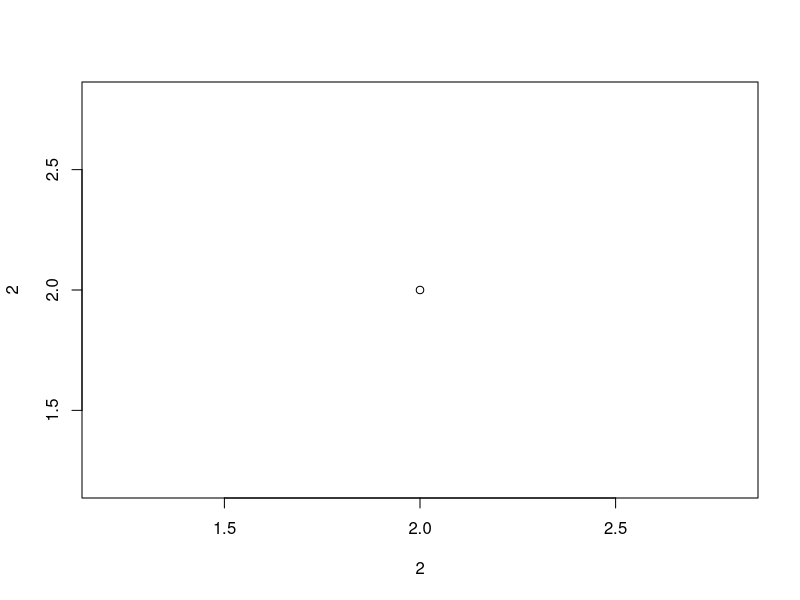
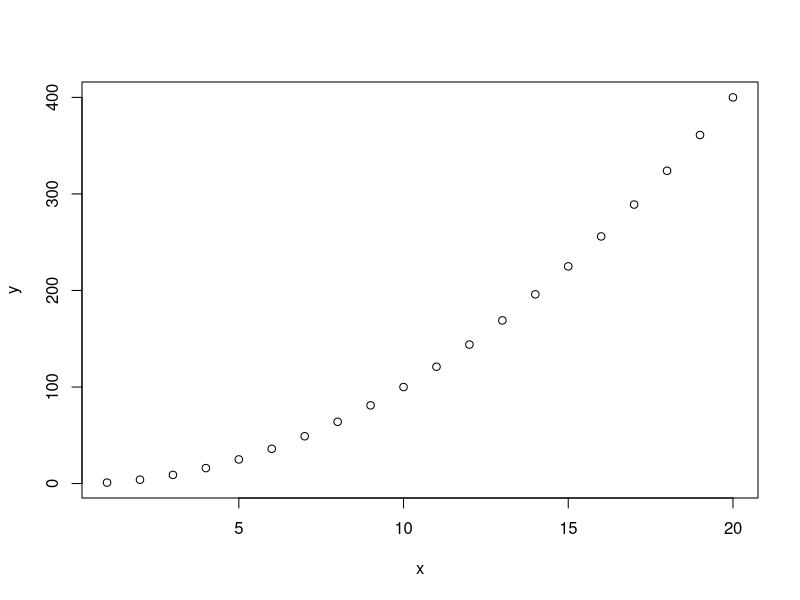
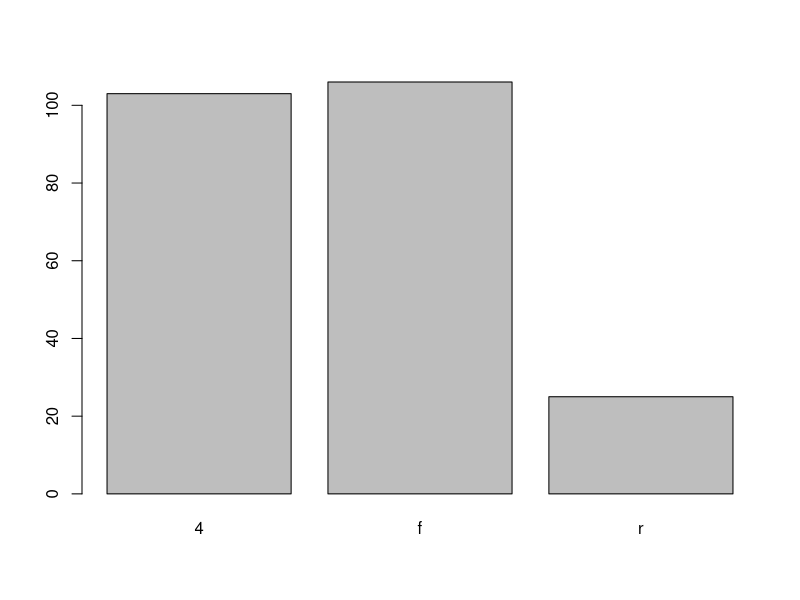
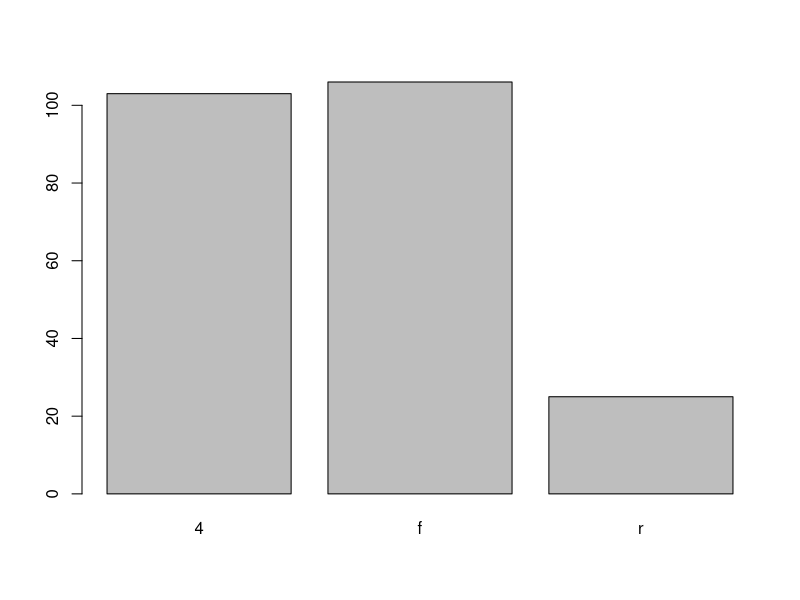
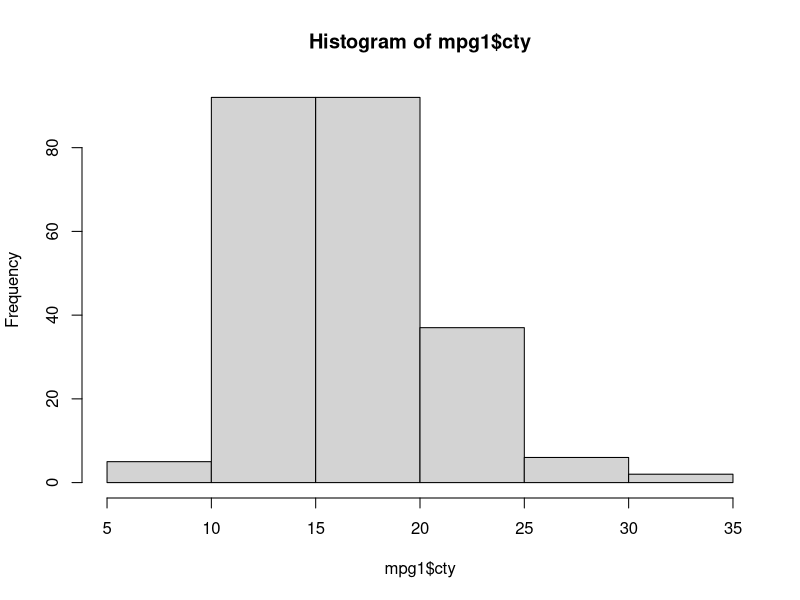
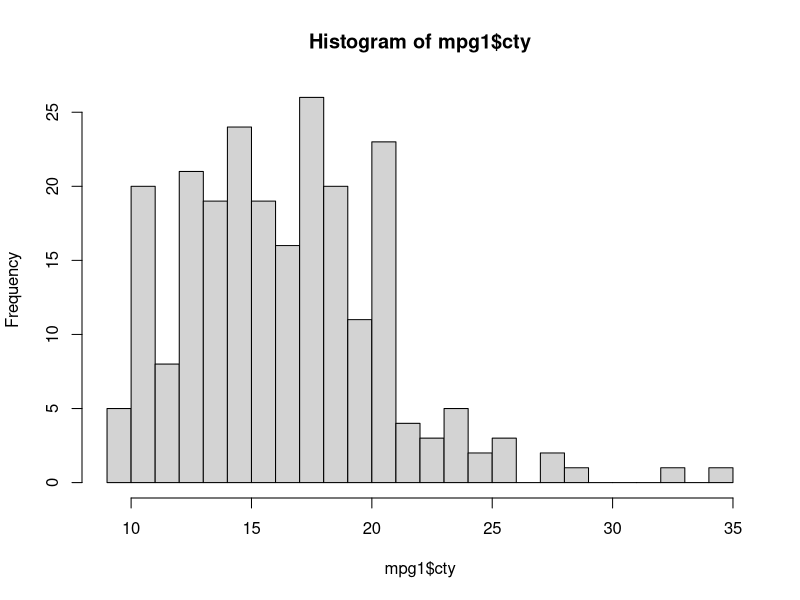
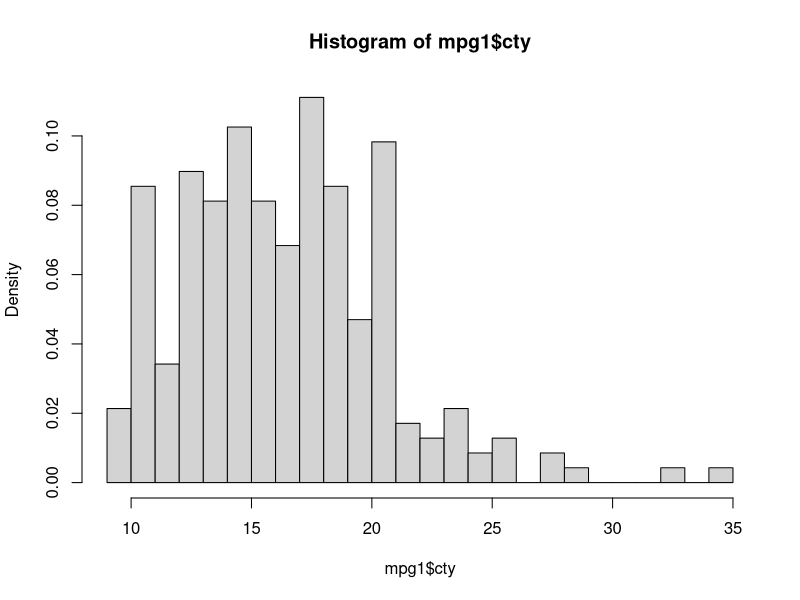
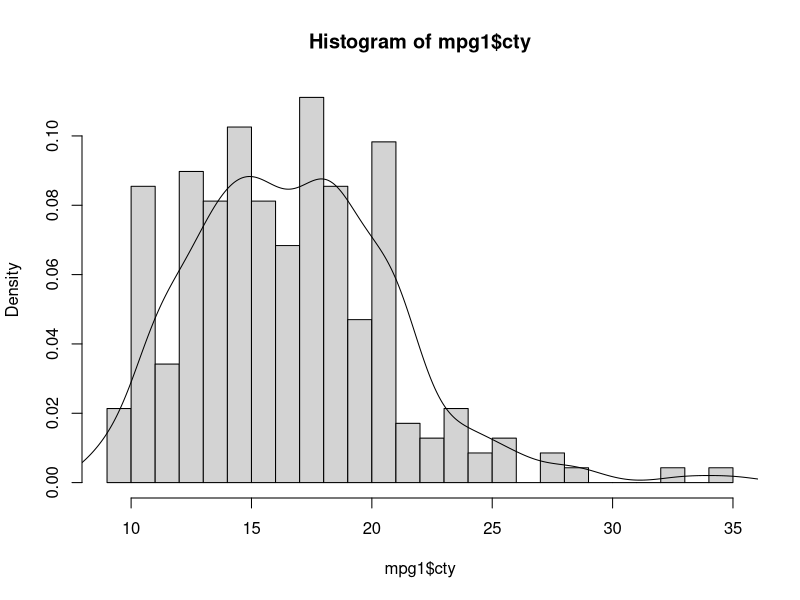

Here is the R script that generated these plots, in order:
## ---- chunk 1
knitr::opts_chunk$set(echo = TRUE)
## ---- chunk 2

## ---- chunk 3
library(ggplot2)
## ---- chunk 4
# 한 점 그리기
plot(2,2)

# 복수의 점 그리기
x=1:20
y=x^2
plot(x,y)

## ---- chunk 5
mpg1 <- read.csv("data/mpg1.csv")
a<-table(mpg1$drv)
a
barplot(a)

a<-table(mpg1$drv)
a
barplot(a,hoiz = T)  # 가로로 표시
## ---- chunk 6
# 6개 구간으로 구분
hist(mpg1$cty)

# 지정한 20 구간으로 구분
hist(mpg1$cty,breaks = 20)

# prob=T : 빈도수를 기준으로 확율밀도를 구해서 그래프를 그린다.
# y 축에 빈도수 대신 확률밀도가 표시.
hist(mpg1$cty,breaks = 20,prob=T)


hist(mpg1$cty,breaks = 20,prob=T)
lines(density(mpg1$cty))
## ---- chunk 7

## ---- chunk 8
# install.packages("ggplot2")
library(ggplot2)
## ---- chunk 9

## ---- chunk 10
diamonds<-ggplot2::diamonds # diamonds 데이터세트를 새 객체 diamonds에 입력

#Step 1. x축 y축 지정
ggplot(data=diamonds,aes(x=carat,y=price))

#Step 2. geom_point()라는 산점도 그래프로 데이터를 표시
ggplot(data=diamonds,aes(x=carat,y=price)) +geom_point()
## ---- chunk 11
# 방법 1. x축에 범주형 변수만 지정, ggplot2가 범주별 빈도수를 구해 막대 그래프로 표시
ggplot(diamonds,aes(x=cut))+geom_bar()
table(diamonds$cut)

# 방법 2. x축에 범주형 변수, y축에 연속형 변수
# 이때는 geom_bar()안에 stat = "identity"를 적어줘야함
ggplot(diamonds,aes(x=cut,y=price))+geom_bar(stat = "identity")
## ---- chunk 12
library(dplyr)

# cut 범주별 평균 가격 구하기
cut_price <-diamonds %>% 
  group_by(cut) %>% # cut 범주별 데이터 분류
  summarise(mean_price=mean(price)) #cut의 범주별 평균가격 구하기

cut_price  # cut의 범주별 평균가격

## ---- chunk 13
ggplot(data = diamonds,aes(x=carat))+geom_histogram()
range(diamonds$carat)
(5.01-.020)/30

ggplot(data=diamonds,aes(x=carat)) + geom_histogram(binwidth = 1)

ggplot(data=diamonds,aes(x=carat)) + geom_histogram(binwidth = 0.01)
## ---- chunk 14
ggplot(data=diamonds,aes(x=carat))+geom_density()
## ---- chunk 15
ggplot(data=diamonds,aes(x=1,y=price)) +geom_boxplot()

ggplot(data = diamonds,aes(x=cut,y=price)) + geom_boxplot()
## ---- chunk 16
str(cars)
ggplot(data = cars,aes(x=speed,y=dist)) + geom_line()

# 실업자수 변화
ggplot(data = economics,aes(x=date,y=unemploy)) + geom_line()

# 개인저축률 변화
ggplot(data = economics,aes(x=date,y=psavert))+geom_line()

# 두 개 데이터를 한 화면에 비교
ggplot()+
  geom_line(data=economics,aes(x=date,y=uempmed, color="red"))+
  geom_line(data = economics,aes(x=date, y=psavert))

## ---- chunk 17

## ---- chunk 18
ggplot(data = diamonds,aes(x=carat,y=price))+geom_point()

ggplot(data = diamonds,aes(x=carat,y=price,col=cut)) + geom_point() #col(color)
## ---- chunk 19
ggplot(diamonds,aes(x = color)) + 
  geom_bar()

ggplot(diamonds,aes(x = color, fill=cut)) + 
  geom_bar()

ggplot(diamonds,aes(x = color, fill=cut)) + 
  geom_bar(position = "dodge")

ggplot(diamonds,aes(x = color, fill=cut)) + 
  geom_bar(position = "fill")
## ---- chunk 20
leisure <-read.csv("data/leisure.csv")
str(leisure)

ggplot(data=leisure,aes(x=age,y=expense))+geom_line()

# 색상 추가
ggplot(data=leisure,aes(x=age,y=expense,col=sex))+geom_line()

# 그래프 사이즈, 라인 생김새 변경
ggplot(data=leisure,aes(x=age,y=expense,col=sex))+geom_line(size = 1.5, linetype = 3)
## ---- chunk 21
library(dplyr)
mpg1<- read.csv("data/mpg1.csv",stringsAsFactors = F)

drv_hwy <-mpg1 %>% 
  group_by(drv) %>% 
  summarise(mean_hwy=mean(hwy))

# 기본그래프
ggplot(data = drv_hwy,aes(x=drv,y=mean_hwy))+geom_col()

# 오름차순
ggplot(data = drv_hwy,aes(x=reorder(drv,mean_hwy),y=mean_hwy)) + geom_col()

# 내림차순
ggplot(data = drv_hwy,aes(x=reorder(drv,-mean_hwy),y=mean_hwy))+geom_col()

# 옵션
ggplot(data = drv_hwy,aes(x=reorder(drv,-mean_hwy),
                          y=mean_hwy))+
  geom_col() + 
  labs(
    title = "그래프 제목",
    subtitle = "그래프 소제목",
    x = "x변수명",
    y = "y변수명",
    caption = "데이터 출처"
  )
## ---- chunk 22
# 'r,f,s' 순서대로 그리기
ggplot(data = drv_hwy,aes(x=drv, y=mean_hwy))+
  geom_col()+
  scale_x_discrete(limits=c("r", "f", "4"))

# 일부만 선택해서 그래프 그리기.
ggplot(data = drv_hwy,aes(x=drv, y=mean_hwy))+
  geom_col()+
  scale_x_discrete(limits=c("r", "f"))
## ---- chunk 23
# 기본 형태
ggplot(data = drv_hwy,aes(x=drv, y=mean_hwy)) + geom_col()

# 수평으로 그리기
ggplot(data = drv_hwy,aes(x=drv, y=mean_hwy)) + geom_col() + coord_flip()
## ---- chunk 24
# 기본 형태
ggplot(data = diamonds,aes(x=carat, y=price)) + geom_point()

# 범위 지정 했을 때
ggplot(data = diamonds,aes(x=carat, y=price)) + geom_point()+
  xlim(0,3) +
  ylim(0,18000)
## ---- chunk 25
ggplot(data = diamonds,aes(x=carat, y=price)) + geom_point()+ 
  ggtitle("다이아몬드 캐럿별 가격 분포")+
  xlab("캐럿")+
  ylab("가격")
## ---- chunk 26
library(readxl)
library(ggplot2)
# 데이터 불러오기
who_disease <- read_xlsx("data/who_disease.xlsx")

# 기본 시각화
ggplot(who_disease,aes(x = year, y = cases)) + geom_point()
#aes는 축을 관리함함
# + 뒤에는 그래프 종류

?geom_point
# 옵션 1. alpha : 투명도 주기
ggplot(who_disease,aes(x = year, y = cases)) + geom_point(alpha=0.1)

# 옵션 2. colour : 색상 변화
ggplot(who_disease,aes(x = year, y = cases)) + geom_point(alpha=0.1, colour="red")

ggplot(who_disease,aes(x = year, y = cases)) + geom_point(alpha=0.1, colour="#9FCFE3") #adode 가서 색상 

# 옵션 3. fill 색상을 채워 넣을 때
ggplot(who_disease,aes(x = year, y = cases)) + geom_point(fill="#BCF8FA")

# 옵션 4. group
ggplot(who_disease,aes(x = year, y = cases)) + geom_point()

# 옵션 5. shape : 모양
ggplot(who_disease,aes(x = year, y = cases)) + geom_point(shape=1)

# 옵션 6. size : 크기
ggplot(who_disease,aes(x = year, y = cases)) + geom_point(size=8)

# 옵션 7. stroke
ggplot(who_disease,aes(x = year, y = cases)) + geom_point()
## ---- chunk 27
# colour 입력 위치 변경해보기
str(iris)
ggplot(iris, aes(x= Sepal.Length,
                 y= Sepal.Width,
                 colour=Species)) +
  geom_point()
# 컬럼별로 색상이 나뉜다.
## ---- chunk 28
# 데이터 가공
library(dplyr)
str(who_disease)
data2 <-who_disease %>% 
    filter(region =='AMR',
           year == 1980,
           disease == 'pertussis',
           cases >0) -> data2

# 가공된 데이터로 그래프 그리기
ggplot(data2,aes(x=cases)) +
  geom_histogram(fill="#BCF8FA")

ggplot(data2,aes(x=cases)) +
  geom_histogram()


ggplot(data2, aes(x=country, y= cases)) +
  geom_col()  # 글씨가 겹쳐서 하나도 안보임

ggplot(data2, aes(x=country, y= cases)) +
  geom_col(fill="#BCF8FA") + 
  coord_flip() # 옵션, 글씨를 알아볼 수 있도록 글씨 방향을 돌려줌
## ---- chunk 29
# labs() : 그래프에 설명을 추가
library(ggplot2)
ggplot(data = iris,aes(x=Sepal.Length,
                          y=Sepal.Width))+
  geom_col() + 
  labs(
    title = "그래프 제목",
    subtitle = "그래프 소제목",
    x = "x변수명",
    y = "y변수명",
    caption = "데이터 출처"
  )
## ---- chunk 30
# scale_color_manual() : 컬럼별로 색상을 나눌 때, 지정된 색상을 내가 바꾸는 법
library(ggplot2)
str(iris)

ggplot(data = iris,aes(x=Sepal.Length, y=Sepal.Width, color=Species)) + 
  geom_point() + 
  labs(
    tile = "제목", 
    x="길이", 
    y="넓이") + 
  scale_color_manual(
    labels = c("setosa", "versicolor", "virginica"),
    values = c("orange", "blue", "yellow"))
## ---- chunk 31
# theme_classic() : 그래프 테마 바꾸는 법
library(ggplot2)
str(iris)

ggplot(iris, aes(x = Sepal.Length, y = Sepal.Width, colour = Species)) + 
  geom_point() + 
  labs(
    title = "제목", 
    x = "길이", 
    y = "너비"
  ) + 
  scale_color_manual(
    labels = c("setosa", "versicolor", "virginica"), 
    values = c("orange", "blue",       "yellow")
  ) + 
  theme_classic()
